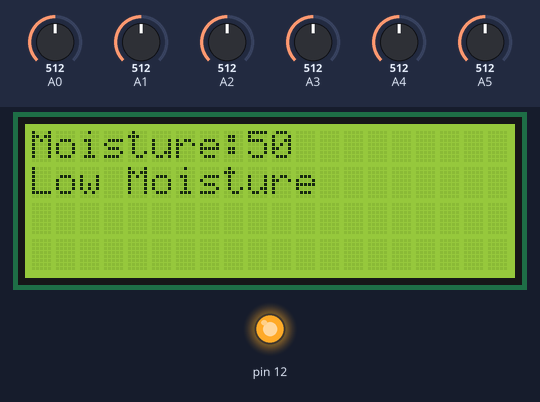
Recording of a sketch running on a simulated Arduino Uno, built with avr-gcc and run on an emulated ATmega328P. On the bench: 20×4 character LCD, output pins drawn as LEDs (lit = HIGH). The inputs (shaded band) are chosen by the test bench; at power-on: A3 = 512, A4 = 512, A5 = 512, A0 = 512, A1 = 512, A2 = 512.

Above: at 1.6 s.
1.7 s: A3 set to 538
At 2.6 s:
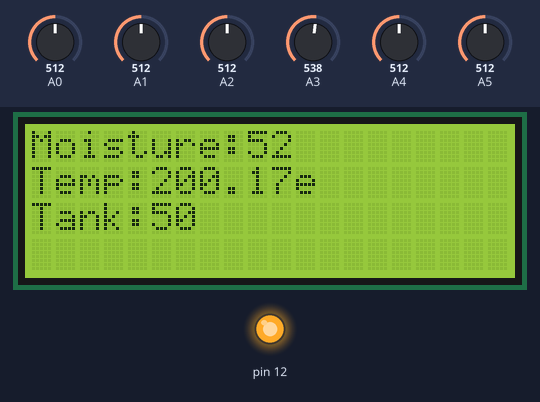
3.3 s: A4 set to 526
At 4.4 s:
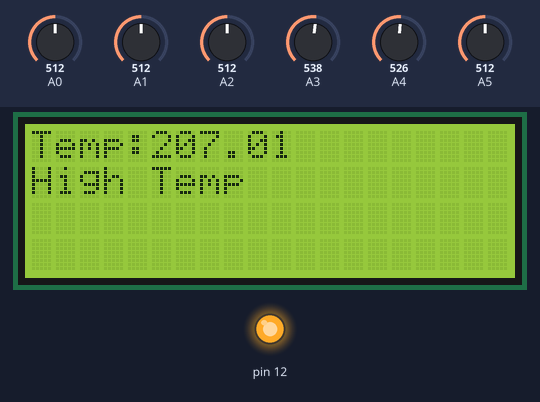
4.8 s: A5 set to 495
At 6.0 s:
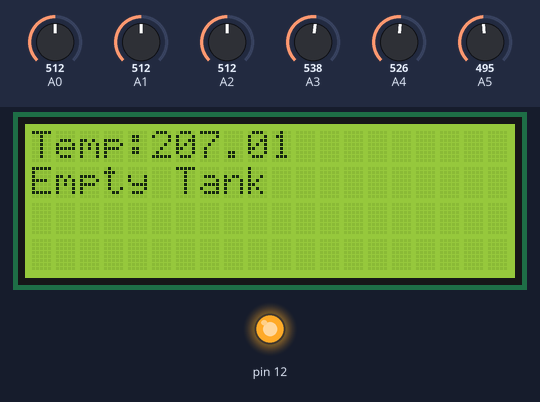
6.3 s: A4 set to 716
At 7.5 s:
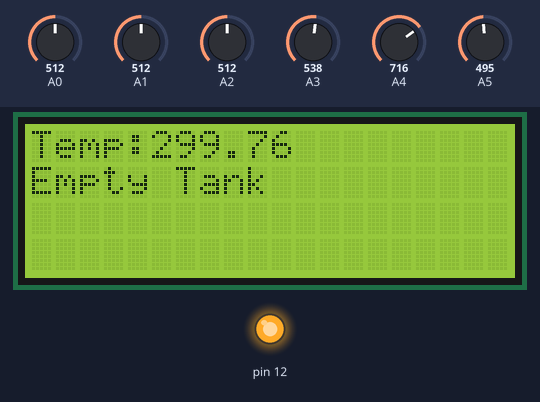
7.8 s: A5 set to 716
At 9.0 s:
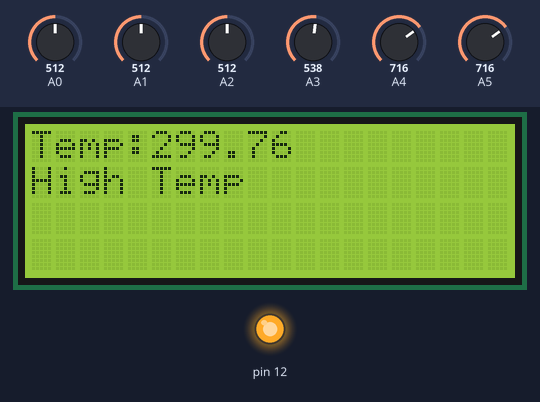
Timing chart, 0 to 10.8 s (numbered marks = the images above; inputs shaded):
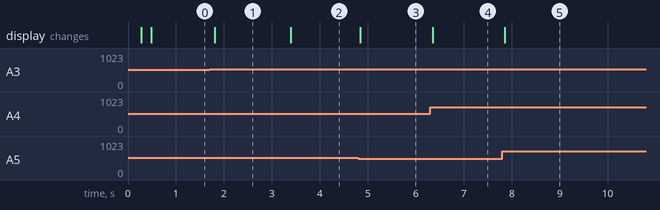

The sketch:

Irrigation_system_using_adj_threshold.ino
```cpp
#include <LiquidCrystal.h>

uint8_t Moisture_tr_val, Moisture_val, Tank_tr_val, Tank_val;
float Temperature_tr_val, Temperature_val;

LiquidCrystal lcd(2, 3, 4, 5, 6, 7);

float readTemperature(int pin) {
  return (-40 + 0.488155 * (analogRead(pin) - 20));
}

uint8_t readMoistureOrTank(int pin) {
  return map(analogRead(pin), 0, 1023, 0, 100);
}

void setup() {
  lcd.begin(20, 4);
  pinMode(12, OUTPUT);
  digitalWrite(12, HIGH);

  Moisture_tr_val = readMoistureOrTank(A0);
  Temperature_tr_val = readTemperature(A1);
  Tank_tr_val = readMoistureOrTank(A2);

  lcd.print("IRRIGATION SYSTEM   WITH ADJ-THRESHOLDS");
  delay(200);
  lcd.clear();
  lcd.print("Set Threshold Values");
  delay(200);
  Moisture_tr_val = readMoistureOrTank(A0);
  Temperature_tr_val = readTemperature(A1);
  Tank_tr_val = readMoistureOrTank(A2);
  lcd.clear();
}

void loop() {
  Moisture_val = readMoistureOrTank(A3);
  Temperature_val = readTemperature(A4);
  Tank_val = readMoistureOrTank(A5);

  lcd.setCursor(0, 0);
  lcd.print("Moisture:");
  lcd.print(Moisture_val);
  lcd.setCursor(0, 1);
  lcd.print("Temp:");
  lcd.print(Temperature_val);
  lcd.setCursor(0, 2);
  lcd.print("Tank:");
  lcd.print(Tank_val);

  if (Moisture_val <= Moisture_tr_val) {
    lcd.clear();
    lcd.setCursor(0, 0);
    lcd.print("Moisture:");
    lcd.print(Moisture_val);
    lcd.setCursor(0, 1);
    lcd.print("Low Moisture");
    }
  if (Temperature_val > Temperature_tr_val) {
    lcd.clear();
    lcd.setCursor(0, 0);
    lcd.print("Temp:");
    lcd.print(Temperature_val);
    lcd.setCursor(0, 1);
    lcd.print("High Temp");
    }
  if (Tank_val < Tank_tr_val) {
    lcd.clear();
    lcd.setCursor(0, 0);
    lcd.print("Temp:");
    lcd.print(Temperature_val);
    lcd.setCursor(0, 1);
    lcd.print("Empty Tank");
    }

  delay(100);
}
```

Measured:
- the behaviour switches between 521 and 522 on A3 (found by bisection; images 0 and 1)
- the behaviour switches between 512 and 513 on A4 (found by bisection; images 1 and 2)
- the behaviour switches between 512 and 511 on A5 (found by bisection; images 2 and 3)
- after the input at 1.7 s, the display: changes after 0.11 s (image 1)
- after the input at 3.3 s, the display: changes after 0.09 s (image 2)
- after the input at 4.8 s, the display: changes at once (image 3)
- after the input at 6.3 s, the display: changes after 0.05 s (image 4)
- after the input at 7.8 s, the display: changes after 0.06 s (image 5)
